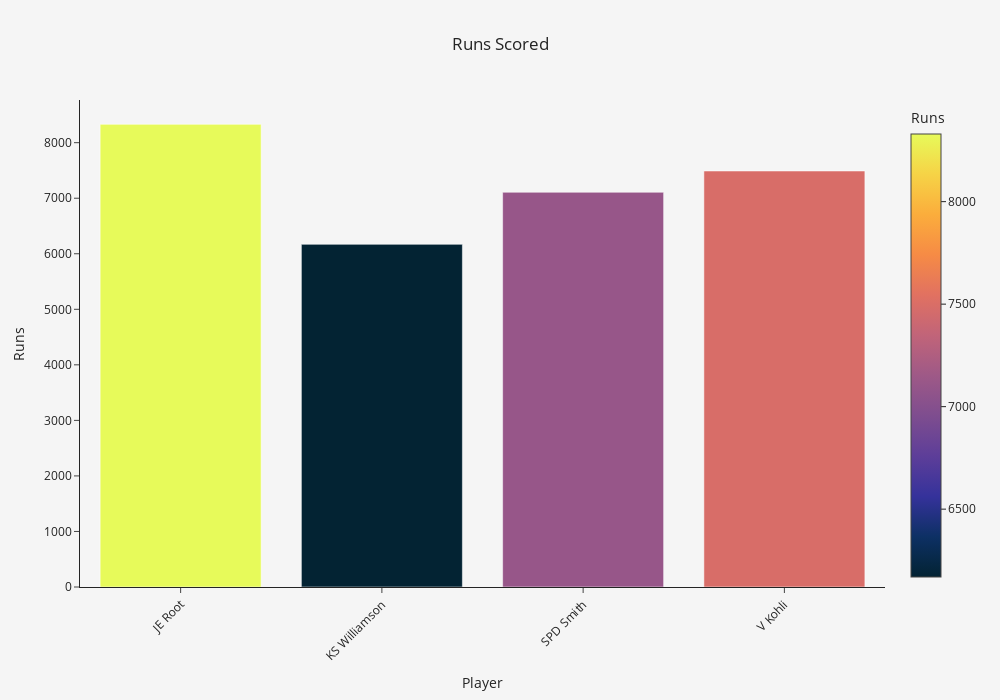

Source (notebook cell):
### Code cell
import plotly.express as px
tot_runs= new_df.groupby(['Player'],as_index=False)['Runs'].agg('sum')
tot_runs
fig = px.bar(tot_runs, x="Player", y="Runs", color="Runs", title="Runs Scored",color_continuous_scale=px.colors.sequential.thermal)

fig.update_layout(barmode='stack', xaxis_tickangle=-45,height=700,width=1000, template = 'simple_white', title_x = 0.5,
                 plot_bgcolor='whitesmoke',paper_bgcolor='whitesmoke')
fig.show()

### Figure 1 — Plotly figure (JSON) as saved in the notebook; plotly's stock layout.template omitted (floating-point values rounded to 4 significant figures)
{"data": [{"alignmentgroup": "True", "hovertemplate": "Player=%{x}<br>Runs=%{marker.color}<extra></extra>", "legendgroup": "", "marker": {"color": [8330, 6169, 7107, 7490], "coloraxis": "coloraxis"}, "name": "", "offsetgroup": "", "orientation": "v", "showlegend": false, "textposition": "auto", "type": "bar", "x": ["JE Root", "KS Williamson", "SPD Smith", "V Kohli"], "xaxis": "x", "y": [8330, 6169, 7107, 7490], "yaxis": "y"}], "layout": {"barmode": "stack", "coloraxis": {"colorbar": {"title": {"text": "Runs"}}, "colorscale": [[0, "rgb(3, 35, 51)"], [0.09091, "rgb(13, 48, 100)"], [0.1818, "rgb(53, 50, 155)"], [0.2727, "rgb(93, 62, 153)"], [0.3636, "rgb(126, 77, 143)"], [0.4545, "rgb(158, 89, 135)"], [0.5455, "rgb(193, 100, 121)"], [0.6364, "rgb(225, 113, 97)"], [0.7273, "rgb(246, 139, 69)"], [0.8182, "rgb(251, 173, 60)"], [0.9091, "rgb(246, 211, 70)"], [1, "rgb(231, 250, 90)"]]}, "height": 700, "legend": {"tracegroupgap": 0}, "paper_bgcolor": "whitesmoke", "plot_bgcolor": "whitesmoke", "title": {"text": "Runs Scored", "x": 0.5}, "width": 1000, "xaxis": {"anchor": "y", "domain": [0, 1], "tickangle": -45, "title": {"text": "Player"}}, "yaxis": {"anchor": "x", "domain": [0, 1], "title": {"text": "Runs"}}}}
